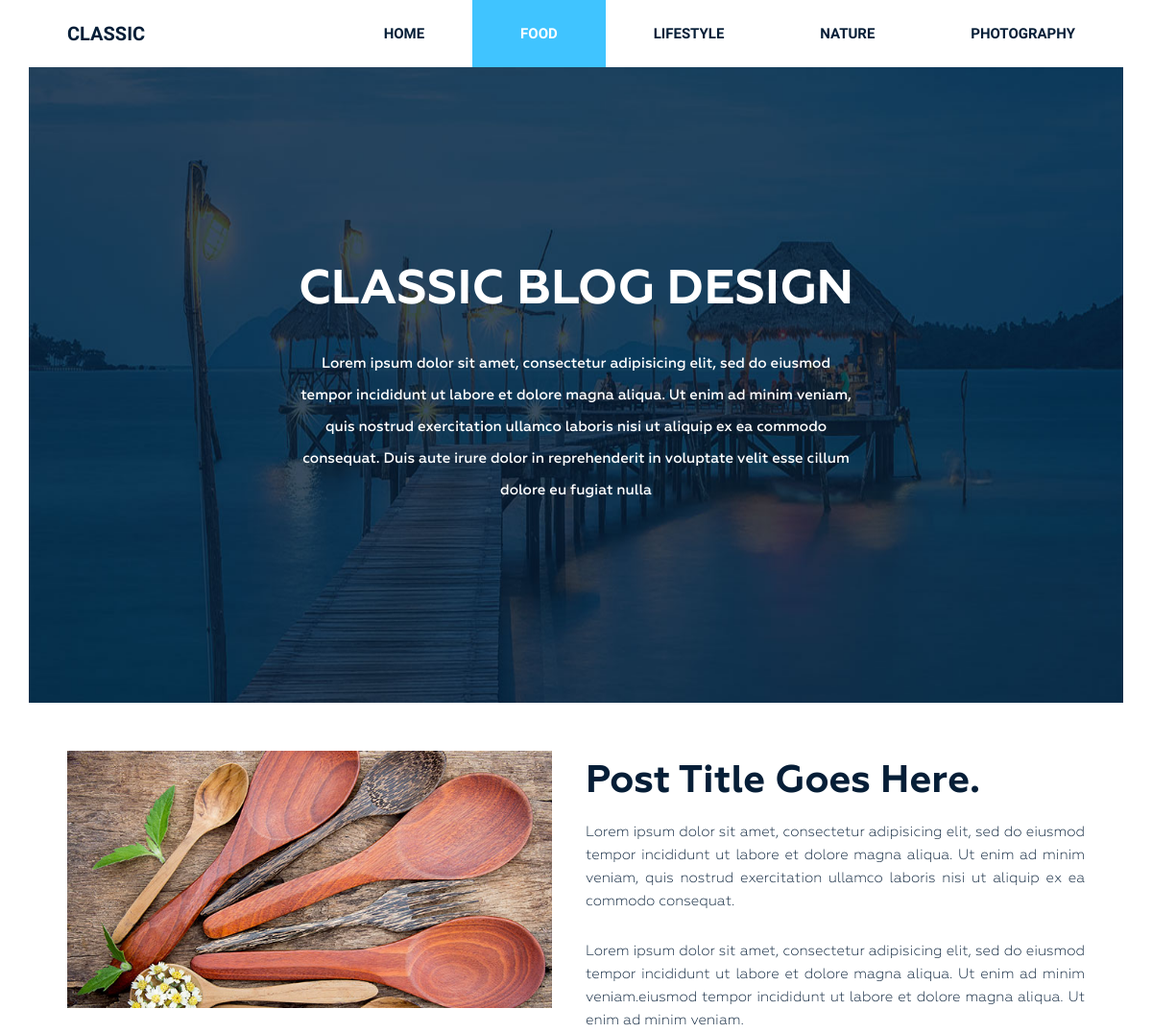
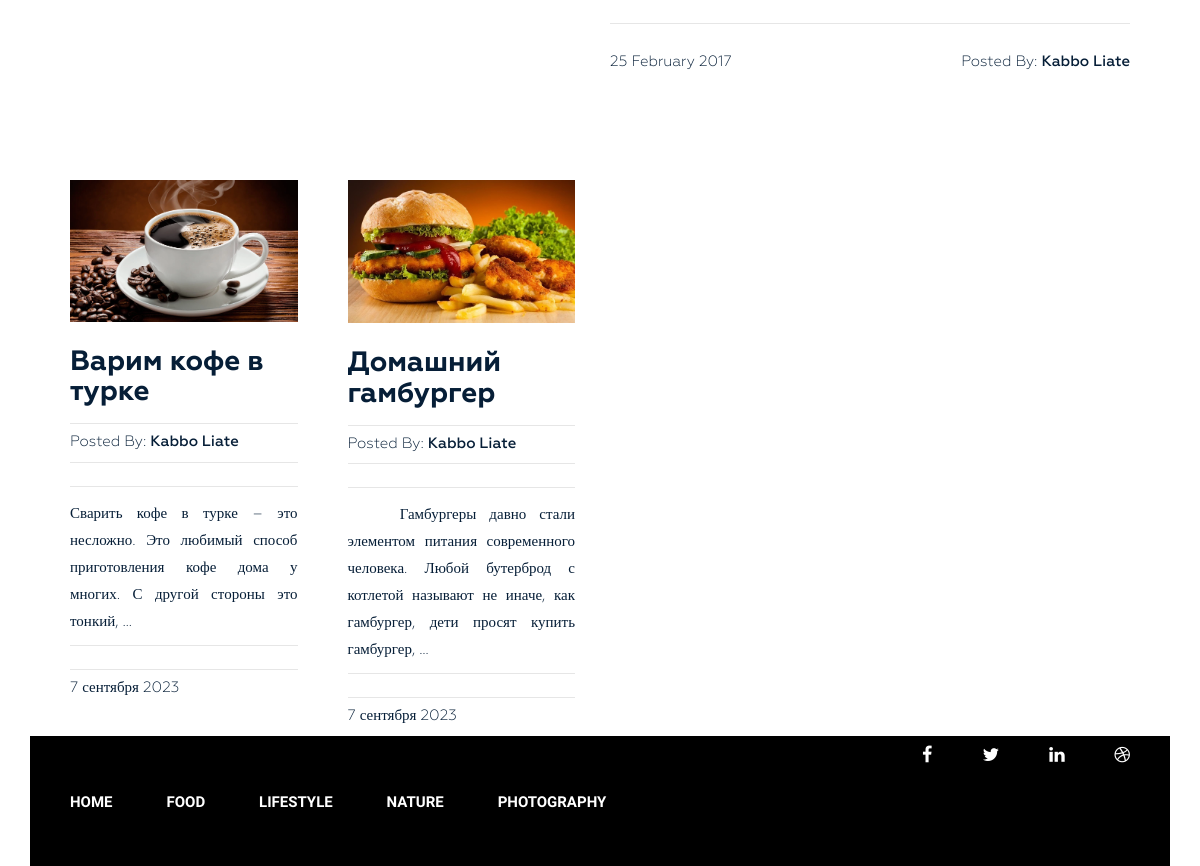
The page /categroy/food/ on the database its author committed (2 pictures, top to bottom).
### blog/models.py (models this page shows, shortened)
class Category(models.Model):
    title = models.CharField(max_length=255)
    slug = models.SlugField(max_length=255, verbose_name='Url_category', unique=True)
    def __str__(self):
        return self.title
    def get_absolute_url(self):
        return reverse('category', kwargs={'slug': self.slug})
    class Meta:
        verbose_name = 'Категория(ю)'
        verbose_name_plural = 'Категории'
        ordering = ['title']

class Post(models.Model):
    title = models.CharField(max_length=255)
    slug = models.SlugField(max_length=255, verbose_name='Url_post', unique=True)
    author = models.CharField(max_length=100)
    content = models.TextField(blank=True)
    created_at = models.DateTimeField(auto_now_add=True, verbose_name='Опубликовано')
    photo = models.ImageField(upload_to='photos', blank=True)
    views = models.IntegerField(default=0, verbose_name='Количество просмотров')
    category = models.ForeignKey(Category, on_delete=models.PROTECT, related_name='posts')
    tags = models.ManyToManyField(Tag, blank=True, related_name='posts')
    def get_absolute_url(self):
        return reverse('post', kwargs={'slug': self.slug})
    class Meta:
        verbose_name = 'Статья(ю)'
        verbose_name_plural = 'Статьи'
        ordering = ['-created_at']

### blog/views.py (the view)
# urls.py: path('categroy/<str:slug>/', PostsByCategory.as_view(), name='category'),
class PostsByCategory(ListView):
    template_name = 'blog/index.html'
    context_object_name = 'posts'
    paginate_by = 4
    allow_empty = False
    def get_queryset(self):
        return Post.objects.filter(category__slug=self.kwargs['slug'])
    def get_context_data(self, *, object_list=None, **kwargs):
        context = super().get_context_data(**kwargs)
        context['title'] = Category.objects.get(slug=self.kwargs['slug'])
        return context

### blog/templatetags/menu.py (called while the page is built)
@register.inclusion_tag('blog/menu_tpl.html')
def show_menu(menu_class='menu'):
    categories = Category.objects.all()
    return {'categories': categories, 'menu_class': menu_class}

### blog/templates/blog/index.html (shortened to what this page needs)
{% extends 'base.html' %}
{% load static %}
{% block content %}
    <section class="bg-text-area">
        <div class="container">
            <div class="row">
                <div class="col-md-12">
                    <div class="bg-text">
                        <h3>Classic BLOG Design</h3>
                        <p>Lorem ipsum dolor sit amet, consectetur adipisicing elit, sed do eiusmod tempor incididunt ut
                            labore et dolore magna aliqua. Ut enim ad minim veniam, quis nostrud exercitation ullamco
                            laboris nisi ut aliquip ex ea commodo consequat. Duis aute irure dolor in reprehenderit in
                            voluptate velit esse cillum dolore eu fugiat nulla </p>
                    </div>
                </div>
            </div>
        </div>
    </section>
    <section class="blog-post-area">
        <div class="container">
            <div class="row">
                <div class="blog-post-area-style">
                    <div class="col-md-12">
                        <div class="single-post-big">
                            <div class="big-image">
                                <img src="{% static 'img/post-image1.jpg' %}" alt="">
                            </div>
                            <div class="big-text">
                                <h3><a href="#">Post Title Goes Here.</a></h3>
                                <p>Lorem ipsum dolor sit amet, consectetur adipisicing elit, sed do eiusmod tempor
                                    incididunt ut labore et dolore magna aliqua. Ut enim ad minim veniam, quis nostrud
                                    exercitation ullamco laboris nisi ut aliquip ex ea commodo consequat.</p>
                                <p>Lorem ipsum dolor sit amet, consectetur adipisicing elit, sed do eiusmod tempor
                                    incididunt ut labore et dolore magna aliqua. Ut enim ad minim veniam.eiusmod tempor
                                    incididunt ut labore et dolore magna aliqua. Ut enim ad minim veniam.</p>
                                <h4><span class="date">25 February 2017</span><span class="author">Posted By: <span
                                        class="author-name">Kabbo Liate</span></span>
                                </h4>
                            </div>
                        </div>
                    </div>
                    {% for post in posts %}
                        <div class="col-md-3">
                            <div class="single-post">
                                {% if post.photo %}
                                    <img src="{{ post.photo.url }}" alt="{{ post.title }}">
                                {% else %}
                                    <img src="https://static-cdn5-2.vigbo.tech/u2973/47326/blog/4207466/2992763/37757090/1000-29062d795dc9f786b7aa7d82ccc2376f.jpg"
                                         alt="{{ post.title }}">
                                {% endif %}
                                <h3><a href="{{ post.get_absolute_url }}">{{ post.title }}</a></h3>
                                <h4><span>Posted By: <span class="author-name">{{ post.author }}</span></span>
                                </h4>
                                <p>{{ post.content|truncatewords_html:20|safe }}</p>
                                <h4><span>{{ post.created_at|date:"j E Y" }}</span></h4>
                            </div>
                        </div>
                    {% endfor %}
                </div>
            </div>
        </div>
    </section>
{% endblock %}

### blog/templates/blog/menu_tpl.html
<div class="{{ menu_class }}">
    <ul>
        <li><a href="{% url 'home' %}">Home</a></li>
        {% for item in categories %}
            <li><a href="{{ item.get_absolute_url }}">{{ item.title }}</a></li>
        {% endfor %}
    </ul>
</div>

### base/static/style.css (style rules this page uses)
.wrapper header.header .menu { margin: 0 }
.wrapper header.header .menu ul { float: right; margin: 0; padding: 0; margin-right: 4px; }
.wrapper header.header .menu ul li { display: inline-block; list-style: outside none none; margin: 0 -4px 0 0; }
.wrapper header.header .menu ul li a { color: rgb(6, 30, 55); font-family: "Raleway", sans-serif; font-size: 15px; font-weight: 600; line-height: 70px; padding: 26px 50px; text-decoration: none; text-transform: uppercase; }
.wrapper header.header .menu ul li.active a { background: #40c4ff; color: #fff; }
.wrapper section.bg-text-area .bg-text { background-image: url(img/bg-iamges.jpg); background-size: 100% 100%; padding: 205px 280px; }
.wrapper section.bg-text-area .bg-text h3 { color: #fff; font-family: Geometria; font-size: 50px; font-weight: 700; text-align: center; text-transform: uppercase; margin: 0; }
.wrapper section.bg-text-area .bg-text p { color: #fff; font-family: Geometria; font-size: 15px; font-weight: 500; line-height: 33px; margin: 32px 0 0; text-align: center; }
section.blog-post-area { margin-top: 50px; }
section.blog-post-area .big-image { float: left; width: 50%; padding-right: 35px; }
section.blog-post-area .big-text { float: right; width: 50%; padding-right: 20px; }
section.blog-post-area img { width: 100%; }
section.blog-post-area .big-text h3 { margin: 10px 0 0; }
section.blog-post-area .big-text h3 a { font-family: Geometria; font-weight: 700; font-size: 40px; color: #061e37; text-decoration: none; }
section.blog-post-area .big-text p { color: #061e37; font-family: Geometria; font-size: 15px; font-weight: 400; line-height: 24px; padding-top: 18px; text-align: justify; text-decoration: none; }
section.blog-post-area .big-text h4 { margin-top: 25px; padding-top: 30px; position: relative; }
section.blog-post-area .big-text h4::before { background: #e6e6e6 none repeat scroll 0 0; content: ""; height: 1px; position: absolute; top: 0; width: 100%; }
section.blog-post-area .single-post { padding-right: 20px; margin: 100px 0px 0px; }
section.blog-post-area h4 span { font-family: Geometria; font-weight: 400; font-size: 15px; color: #061e37; text-decoration: none; }
section.blog-post-area .big-text h4 span.author { float: right }
section.blog-post-area h4 span.author-name { font-weight: 500; }
.blog-post-area .single-post h3 a { font-family: Geometria; font-size: 28px; font-weight: 700; text-decoration: none; color: #061e37; }
.blog-post-area .single-post p { color: #061e37; font-family: Geometria; font-size: 15px; font-weight: 400; line-height: 27px; padding-top: 14px; position: relative; text-align: justify; }
.blog-post-area .single-post h4 { margin-bottom: 12px; padding-top: 10px; position: relative; }
.blog-post-area .single-post h4::before { background: #e6e6e6 none repeat scroll 0 0; content: ""; height: 1px; position: absolute; top: 0; width: 100%; }
.blog-post-area .single-post p::before { background: #e6e6e6 none repeat scroll 0 0; content: ""; height: 1px; position: absolute; top: 0; width: 100%; }
.blog-post-area .single-post h3 { margin: 25px 0 15px; }
.blog-post-area .blog-post-area-style { margin: 0 20px 0 40px; }
.wrapper footer.footer .footer-menu { margin: 0 }
.wrapper footer.footer .footer-menu ul { line-height: 130px; margin: 0; padding: 0; }
.wrapper footer.footer .footer-menu ul li { display: inline; list-style: outside none none; margin: 0; padding: 30px 0px; }
.wrapper footer.footer .footer-menu ul li a { color: #fff; font-family: "Raleway", sans-serif; font-size: 15px; font-weight: 600; line-height: 70px; margin-left: 40px; padding: 26px 10px 26px 0; text-decoration: none; text-transform: uppercase; }

### rows shown on the page
Category: title "FOOD"
Category: title "LIFESTYLE"
Category: title "NATURE"
Category: title "PHOTOGRAPHY"
Post: photo (picture), title "Варим кофе в турке", author "Kabbo Liate", content "Сварить кофе в турке – это несложно. Это любимый способ приготовления кофе дома у многих. С другой стороны это тонкий, …", created_at "7 сентября 2023"
Post: photo (picture), title "Домашний гамбургер", author "Kabbo Liate", content "Гамбургеры давно стали элементом питания современного человека. Любой бутерброд с котлетой называют не иначе, как гамбургер, дети просят купить гамбургер, …", created_at "7 сентября 2023"
